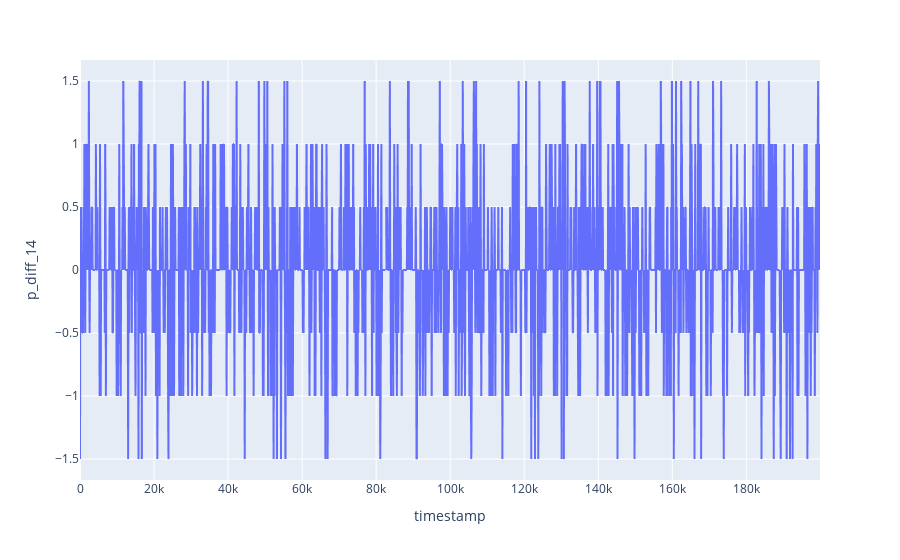

Notebook cell for this chart:
### Code cell
px.line(kelp_data, 'timestamp', 'p_diff_14')

### Figure 1 — Plotly figure (JSON) as saved in the notebook; plotly's stock layout.template omitted (floating-point values rounded to 4 significant figures; data arrays with more than 128 entries replaced by an {"elided": "..."} marker saying what was removed)
{"data": [{"hovertemplate": "timestamp=%{x}<br>p_diff_14=%{y}<extra></extra>", "legendgroup": "", "line": {"color": "#636efa", "dash": "solid"}, "marker": {"symbol": "circle"}, "mode": "lines", "name": "", "showlegend": false, "type": "scattergl", "x": {"elided": "2000 int values"}, "xaxis": "x", "y": {"elided": "2000 float values"}, "yaxis": "y"}], "layout": {"legend": {"tracegroupgap": 0}, "margin": {"t": 60}, "xaxis": {"anchor": "y", "domain": [0, 1], "title": {"text": "timestamp"}}, "yaxis": {"anchor": "x", "domain": [0, 1], "title": {"text": "p_diff_14"}}}}
